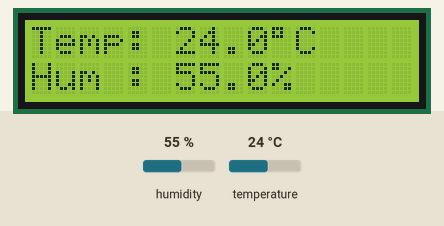
Simulated run of this program. Board: ESP32. Shown: 16×2 character LCD. The inputs (shaded band) are chosen by the test bench; at power-on: humidity 55 %, temperature 24 °C. WiFi joins after 1.5 s; servers stay silent unless stated; no MQTT or app messages arrive unless stated; what the program prints to the serial monitor is not drawn.

Above: at 5.6 s.
5.7 s: humidity set to 22 %
At 11.3 s:
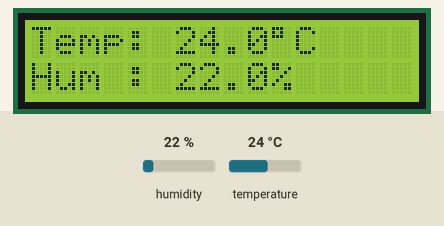
11.8 s: temperature set to 12 °C
At 16.3 s:
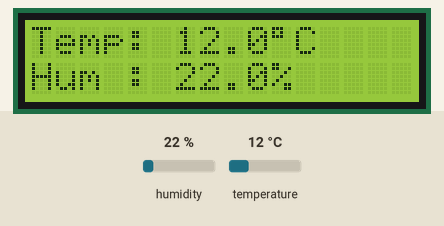
17.9 s: humidity set to 40 %
At 21.3 s:
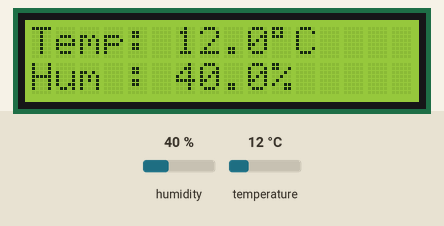
24.0 s: temperature set to 19 °C
At 26.3 s:
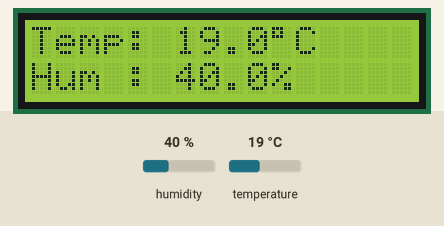
Timing chart, 0 to 27.8 s (numbered marks = the images above; inputs shaded):
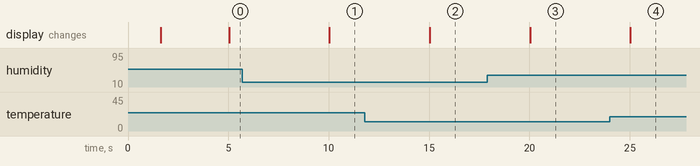

The program:

main.cpp
```cpp
#include <Arduino.h>
#include <WiFi.h>
#include <PubSubClient.h>
#include <DHT.h>
#include <Wire.h>
#include <LiquidCrystal_I2C.h>

// =====================
// Cấu hình Pin & Sensor
// =====================
#define DHTPIN  26
#define DHTTYPE DHT22

DHT dht(DHTPIN, DHTTYPE);
LiquidCrystal_I2C lcd(0x27, 16, 2);

// =====================
// Cấu hình WiFi
// =====================
const char *ssid     = "";
const char *password = "";

// =====================
// Cấu hình MQTT
// =====================
const char *mqtt_server = "";

WiFiClient   espClient;
PubSubClient client(espClient);

// =====================
// Timing
// =====================
unsigned long previousMillis    = 0;
unsigned long mqttRetryMillis   = 0;
const long    SENSOR_INTERVAL   = 5000;   // Đọc sensor mỗi 5 giây
const long    MQTT_RETRY_DELAY  = 3000;   // Retry MQTT mỗi 3 giây

// ============================================================
// Kết nối WiFi (blocking – chỉ gọi 1 lần trong setup)
// ============================================================
void connectWiFi()
{
    Serial.print("Connecting WiFi");
    WiFi.begin(ssid, password);

    while (WiFi.status() != WL_CONNECTED)
    {
        delay(500);
        Serial.print(".");
    }

    Serial.println();
    Serial.println("WiFi Connected");
    Serial.print("IP: ");
    Serial.println(WiFi.localIP());
}

// ============================================================
// Kết nối MQTT – Non-blocking (dùng millis thay vì while)
// ============================================================
void reconnectMQTT()
{
    if (client.connected()) return;

    unsigned long now = millis();
    if (now - mqttRetryMillis < MQTT_RETRY_DELAY) return; // Chưa đến lúc retry
    mqttRetryMillis = now;

    Serial.print("Connecting MQTT... ");

    if (client.connect("ESP32_DEV_DHT22"))
    {
        Serial.println("OK");
    }
    else
    {
        Serial.print("Failed, state=");
        Serial.println(client.state());
    }
}

// ============================================================
// Hiển thị lỗi lên LCD
// ============================================================
void showLcdError(const char *line1, const char *line2 = "")
{
    lcd.clear();
    lcd.setCursor(0, 0);
    lcd.print(line1);
    if (strlen(line2) > 0)
    {
        lcd.setCursor(0, 1);
        lcd.print(line2);
    }
}

// ============================================================
// Setup
// ============================================================
void setup()
{
    Serial.begin(115200);

    // Khởi tạo I2C với custom SDA=32, SCL=33
    Wire.begin(32, 33);

    // ✅ Khởi tạo LCD
    lcd.init();
    lcd.backlight();
    lcd.setCursor(0, 0);
    lcd.print("  ESP32 Ready   ");
    lcd.setCursor(0, 1);
    lcd.print(" Connecting...  ");

    // Khởi tạo DHT
    dht.begin();

    // Kết nối WiFi
    connectWiFi();

    // Cấu hình MQTT server
    client.setServer(mqtt_server, 1883);

    lcd.clear();
    lcd.setCursor(0, 0);
    lcd.print("WiFi OK!");
    lcd.setCursor(0, 1);
    lcd.print(WiFi.localIP());
    delay(2000);
}

// ============================================================
// Loop
// ============================================================
void loop()
{
    // Giữ kết nối MQTT (non-blocking)
    reconnectMQTT();
    client.loop();

    unsigned long now = millis();
    if (now - previousMillis < SENSOR_INTERVAL) return;
    previousMillis = now;

    // --- Đọc DHT ---
    Serial.println("Reading DHT...");
    float temperature = dht.readTemperature();
    float humidity    = dht.readHumidity();

    if (isnan(temperature) || isnan(humidity))
    {
        Serial.println("[ERROR] DHT read failed!");
        showLcdError("DHT Error!", "Check sensor");
        return;
    }

    // --- Chuyển float → chuỗi ---
    char temp[10];
    char hum[10];
    dtostrf(temperature, 5, 1, temp);
    dtostrf(humidity,    5, 1, hum);

    Serial.printf("Temp: %s C  |  Hum: %s %%\n", temp, hum);

    // --- Publish MQTT ---
    bool ok1 = client.publish("home/esp32dev/temperature", temp);
    bool ok2 = client.publish("home/esp32dev/humidity",    hum);

    // ✅ Log kết quả publish
    if (!ok1) Serial.println("[WARN] Publish temperature FAILED");
    if (!ok2) Serial.println("[WARN] Publish humidity FAILED");

    // --- Hiển thị LCD ---
    lcd.clear();

    lcd.setCursor(0, 0);
    lcd.print("Temp:");
    lcd.print(temp);
    lcd.write(223); // Ký tự °
    lcd.print("C");

    lcd.setCursor(0, 1);
    lcd.print("Hum :");
    lcd.print(hum);
    lcd.print("%");
}
```

Measured:
- after the input at 5.7 s, the display: changes after 4.3 s (image 1)
- after the input at 11.8 s, the display: changes after 3.2 s (image 2)
- after the input at 17.9 s, the display: changes after 2.1 s (image 3)
- after the input at 24.0 s, the display: changes after 1.0 s (image 4)
